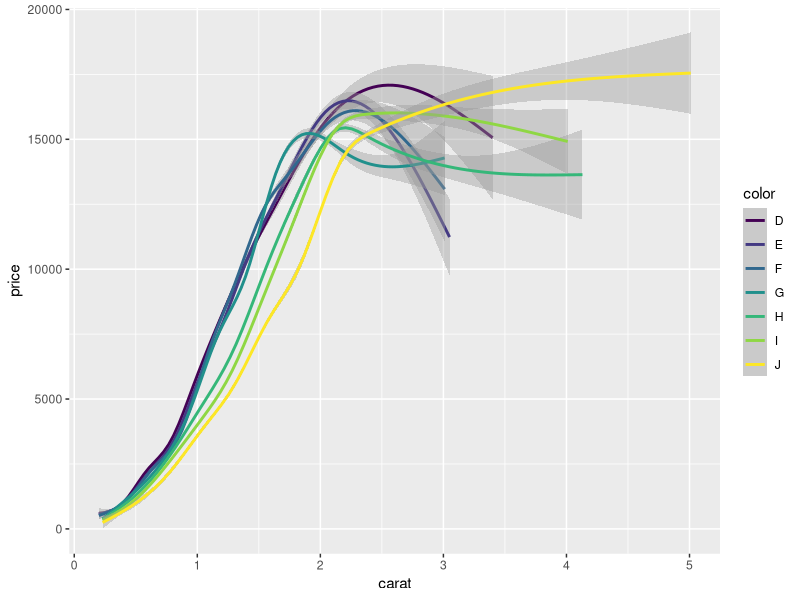
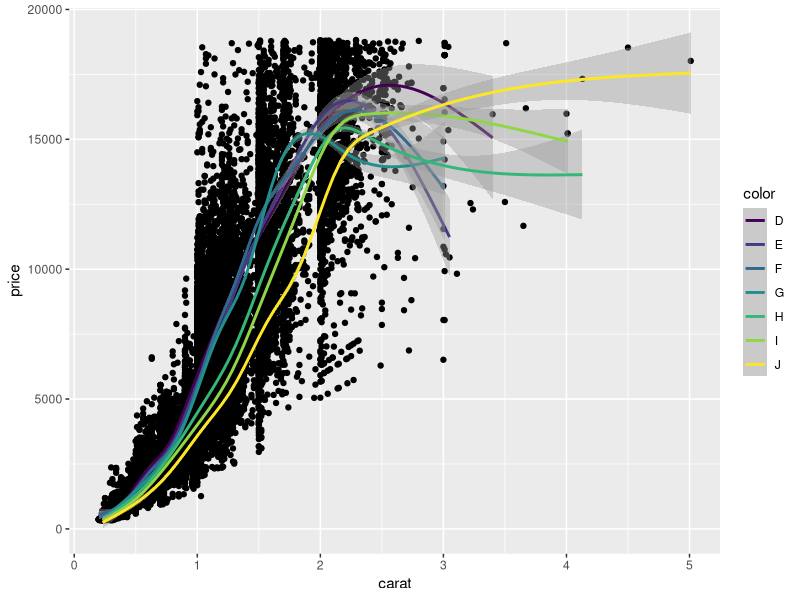
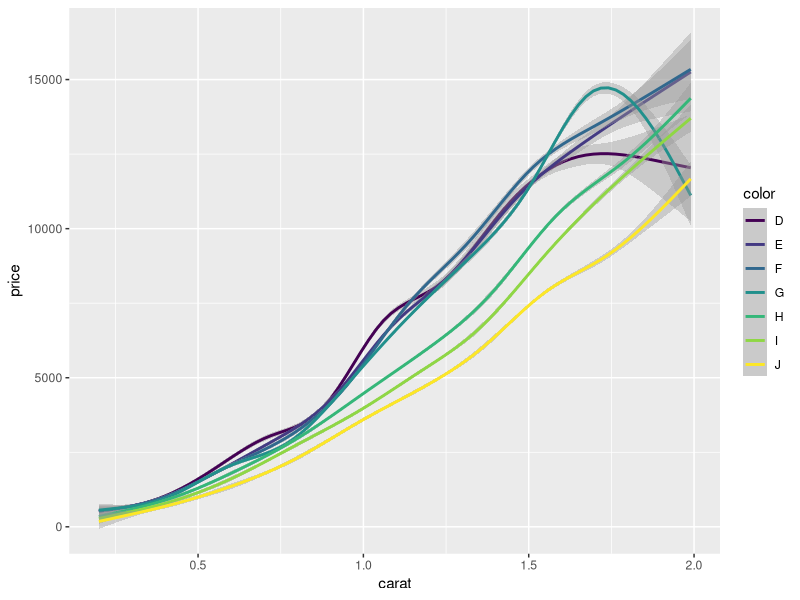
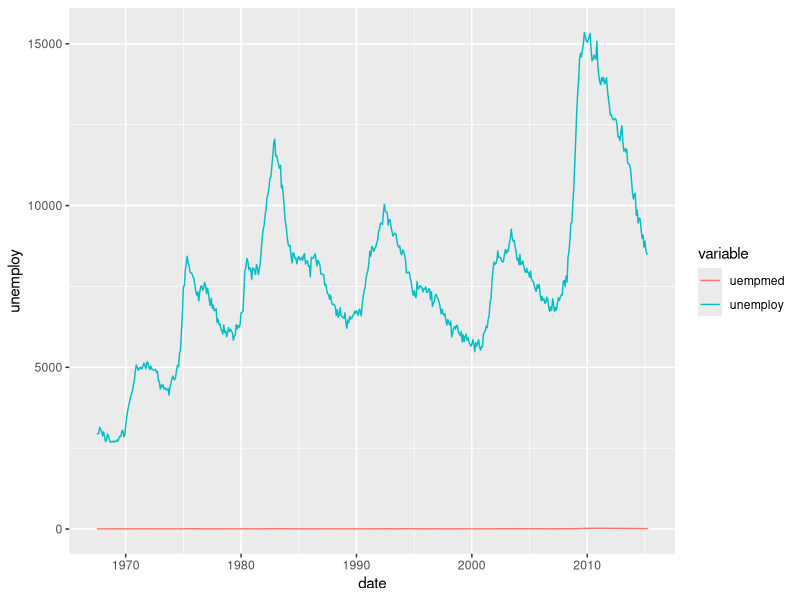
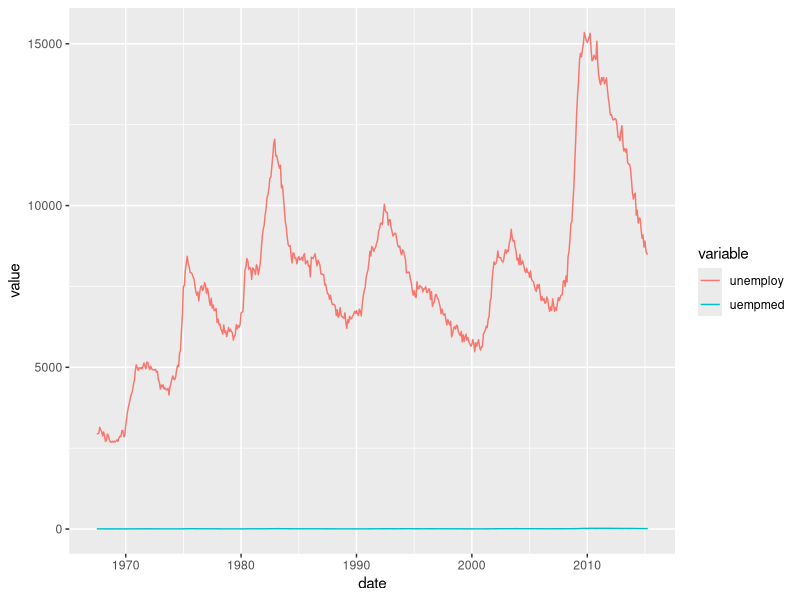

The R script that drew these images, in order: (Note: this script raises an error after producing the figures.)
library(ggplot2)
library(plyr)
#ѡȡ??????ɫ??carat??С????ʯ
ddply(diamonds,.(color),subset,carat==min(carat))
#ѡȡ??????ɫ??carat??С??ǰ��????ʯ
ddply(diamonds,.(color),subset,order(carat)<=2)
#ѡȡ??????ɫ??carat?ٷ?ǰ1????ʯ
ddply(diamonds,.(color),subset,carat>quantile(carat,0.99))

dsmall<-diamonds[sample(nrow(diamonds),50),]
ddply(dsmall,.(color),subset)
ddply(dsmall,.(color),subset,carat==min(carat))
ddply(dsmall,.(color),subset,order(carat)<=2)

ddply(dsmall,.(color),transform,price1=scale(price))

nmissing<-function(x){sum(is.na(x))}
nmissing(msleep$name)
nmissing(msleep$brainwt)
nmissing(msleep)
#??ԭ???Ե?????��?????ĺ???ת??Ϊ??????????
nmissing_df<-colwise(nmissing)
nmissing_df(msleep)
#????
colwise(nmissing)(msleep)
#numcolwise()
msleep2<-msleep[,-6]
numcolwise(median)(msleep2,na.rm=T)
numcolwise(quantile)(msleep2,na.rm=T)
numcolwise(quantile)(msleep2,probs=c(0.25,0.75),na.rm=T)


ddply(msleep2,.(vore),numcolwise(median),na.rm=T)
ddply(msleep2,.(vore),numcolwise(mean),na.rm=T)
####


#?????????ܶԸ??ݷ?????��?????õ????ݿ????м???
my_summary<-function(df){
  with(df,data.frame(
    pc_cor=cor(price,carat,method="spearman"),
    lpc_cor=cor(log(price),log(carat),method="spearman")
  ))
}
ddply(diamonds,.(cut),my_summary)
ddply(diamonds,.(color),my_summary)











data<-data.frame(x=c(2,3,2,4,5,6),y=c(2,4,6,7,5,3),z=c(1,2,1,2,1,2))
ddply(data,.(z),colwise(mean))
ddply(data,.(z),subset)
ddply(data,.(z),subset,y>3)

my_summary<-function(df){
  with(df,data.frame(
    pc_cor=cor(price,carat,method="spearman")
  ))
}
ddply(diamonds,.(cut),my_summary)


library(ggplot2)
qplot(carat,price,data=diamonds,geom="smooth",color=color)
qplot(carat,price,data=diamonds)+geom_smooth(aes(color=color))
dense<-subset(diamonds,carat<2)
qplot(carat,price,data=dense,geom="smooth",color=color,fullrange=T)



library(reshape2)
#
ggplot(economics,aes(date))+
  geom_line(aes(y=unemploy,color="unemploy"))+
  geom_line(aes(y=uempmed,color="uempmed"))+
  scale_color_hue("variable")
emp<-melt(economics,id="date",measure=c("unemploy","uempmed"))
qplot(date,value,data=emp,geom="line",color=variable)

range01<-function(x){
  xrng<-range(x);(x-xrng[1])/diff(xrng)
}
emp2<-ddply(emp,.(variable),transform,value=range01(value))
qplot(date,value,data=emp2,geom="line",color=variable,linetype=variable)

qplot(date,value,data=emp,geom="line")+facet_grid(variable~.,scales="free_y")



